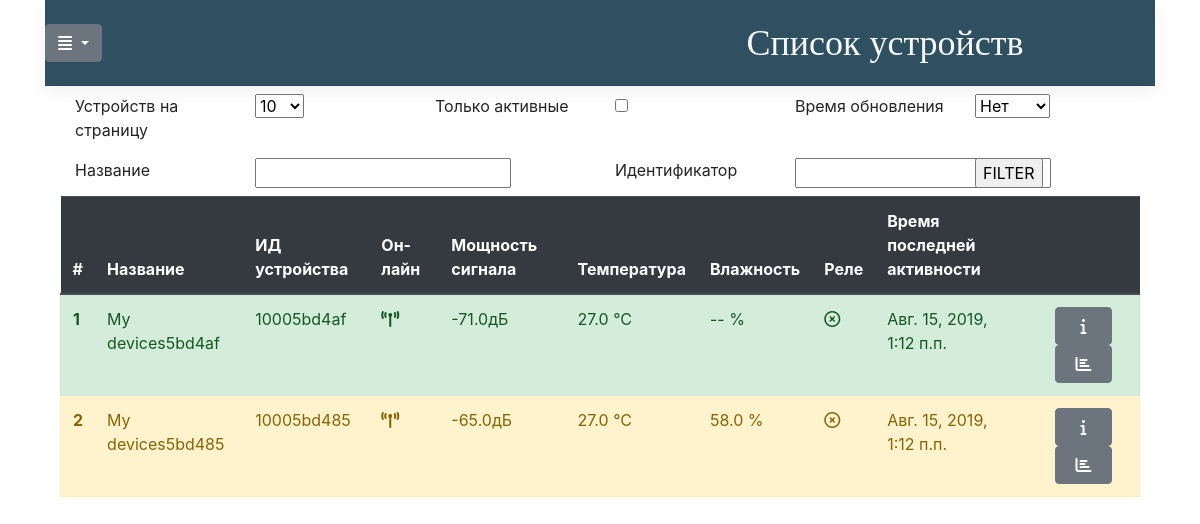
The page /devices/list/ on the database as committed earlier.
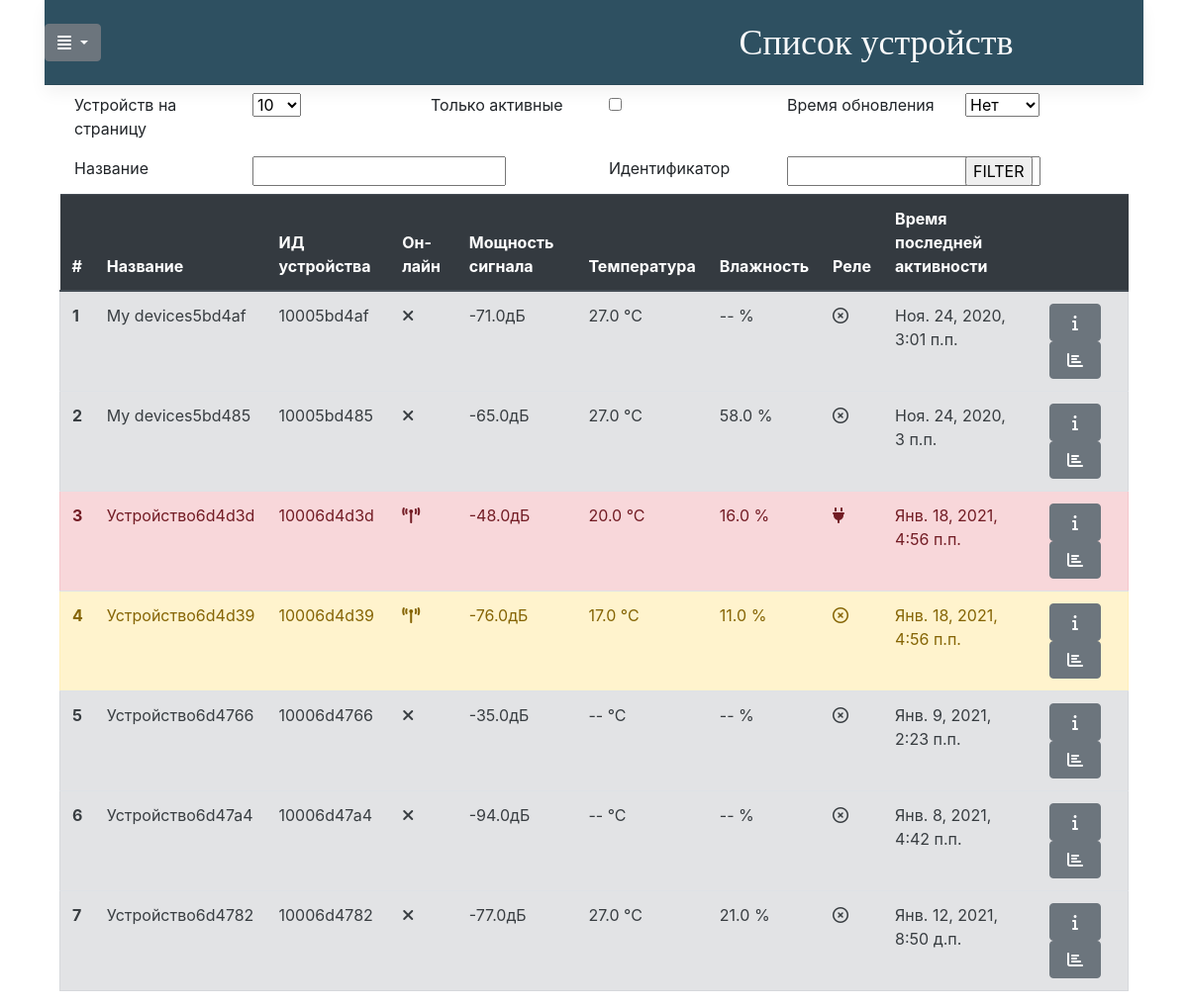
The same page on the database as committed later.
### devices/models.py (models this page shows, shortened)
class SonoffDevices(models.Model):
    class Meta:
        verbose_name = "Устройства"
    NORMAL = 0
    MIN_WARN = 1
    MAX_WARN = 2
    MIN_ALARM = 3
    MAX_ALARM = 4
    STATUSES = [
        (NORMAL, 'Норма'),
        (MIN_WARN, 'Предупреждение: значение ниже нормы'),
        (MAX_WARN, 'Предупреждение: значение выше нормы'),
        (MIN_ALARM, 'Тревога: значение ниже нормы'),
        (MAX_ALARM, 'Тревога: значение выше нормы'),
    ]
    name = models.CharField(max_length=100, null=False, blank=False, db_index=True, verbose_name='Название устройсва')
    device_id = models.CharField(max_length=12, null=False, blank=False, db_index=True, verbose_name='Идентификатор')
    model = models.CharField(max_length=20, null=True, blank=True, verbose_name='Модель устройства')
    mac = models.CharField(max_length=20, null=True, blank=True, verbose_name='MAC адресс')
    sensor_type = models.CharField(max_length=20, null=True, blank=True, verbose_name='Тип сенсора')
    firmware = models.CharField(max_length=10, null=True, blank=True, verbose_name='Версия прошивки')
    is_online = models.BooleanField(default=False, blank=True, verbose_name='Усройство онлайн')
    signal = models.FloatField(null=True, default=None, blank=True, verbose_name='Качество WIFI сигнала')
    last_temperature = models.FloatField(null=True, default=None, blank=True, verbose_name='Последняя зарегистрированная температура')
    last_humidity = models.FloatField(null=True, default=None, blank=True, verbose_name='Последняя зарегистрированная влажность')
    switch = models.BooleanField(default=False, blank=True, verbose_name='Реле активировано')
    date_of_modify = models.DateTimeField(auto_now=True, verbose_name='Дата изменения')
    last_on_line = models.DateTimeField(null=True, default=None, blank=True,
                                        verbose_name='Время последнего появления в сети')
    last_off_line = models.DateTimeField(null=True, default=None, blank=True,
                                        verbose_name='Время последнего пропадания из сети')
    temperature_minimal_warning_value = models.FloatField(null=True, default=None, blank=True, verbose_name='Нижний порог срабатывания предуприждения по температуре')
    temperature_maximal_warning_value = models.FloatField(null=True, default=None, blank=True, verbose_name='Верхний порог срабатывания предуприждения  по температуре')
    temperature_minimal_alarm_value = models.FloatField(null=True, default=None, blank=True, verbose_name='Нижний порог срабатывания тревоги по температуре')
    temperature_maximal_alarm_value = models.FloatField(null=True, default=None, blank=True, verbose_name='Верхний порог срабатывания тревоги по температуре')
    temperature_status = models.IntegerField(default=NORMAL, choices=STATUSES, verbose_name='состояние по температуре')
    temperature_histeresis_value = models.FloatField(null=True, default=None, blank=True,
                                            verbose_name='Значение гистерезиса по температуре')
    humidity_minimal_warning_value = models.FloatField(null=True, default=None, blank=True, verbose_name='Нижний порог срабатывания предуприждения по влажности')
    humidity_maximal_warning_value = models.FloatField(null=True, default=None, blank=True, verbose_name='Верхний порог срабатывания предуприждения по влажности')
    humidity_minimal_alarm_value = models.FloatField(null=True, default=None, blank=True, verbose_name='Нижний порог срабатывания тревоги по влажности')
    humidity_maximal_alarm_value = models.FloatField(null=True, default=None, blank=True, verbose_name='Верхний порог срабатывания тревоги по влажности')
    humidity_status = models.IntegerField(default=NORMAL, choices=STATUSES, verbose_name='состояние по влажности')
    humidity_histeresis_value = models.FloatField(null=True, default=None, blank=True,
                                            verbose_name='Значение гистерезиса по влажности')

### devices/views.py (the view)
# urls.py: path('list/', list_device_status, name='list_devices'),
def list_device_status(request):
    per_page_values = [1, 10, 25, 50, 100]
    return request_paginator_form(request, 'devices/list_devices.html', SonoffDevices.objects.all().order_by('pk'),
                                  result_field_name='devices',
                                  per_page_values=per_page_values,
                                  search_attributes={'id': 'device_id__icontains',
                                                     'name': 'name__icontains'})

### utils/templatetags/fw_tags.py (called while the page is built)
@register.inclusion_tag('../templates/utils/paged_nav.html', takes_context=True)
def paging_navigation(context, page, params, *args, **kwargs):
    max_page_btn = 10
    if 'max_page_btn' in kwargs:
        max_page_btn = kwargs['max_page_btn']
    if 'show_page_info' in kwargs:
        show_page_info = True
    else:
        show_page_info = False
    if not page:
        return {}
    rng = page.paginator.page_range
    if type(page.paginator.page_range) == int:
        new_range = range(page.paginator.page_range)
    else:
        if rng.stop > max_page_btn:
            step = int(rng.stop // max_page_btn)+1
            new_range = range(rng.start, rng.stop, step)
        else:
            new_range = rng
    return {
        'page': page,
        'param': params,
        'max_page_btn': max_page_btn,
        'page_range': new_range,
        'show_page_info': show_page_info
    }

### utils/utils.py (called while the page is built)
def complex_search(request, db_model_class, **search_params):
    params_dic = {}
    for request_field_name, db_field_name in search_params.items():
        db_model_class = search(request, db_model_class, request_field_name, db_field_name, params_dic)
    return db_model_class, params_dic

### devices/templates/devices/list_devices.html (shortened to what the changed rows need)
{% extends 'devices/base_template.html' %}
{% load fw_tags %}
{% load static %}
{% load tz %}
{% block content %}
<table class="table">
  <thead class="thead-dark">
    <tr>
      <th scope="col">#</th>
      <th scope="col">Название</th>
      <th scope="col">ИД устройства</th>
      <th scope="col">Он-лайн</th>
      <th scope="col">Мощность сигнала</th>
      <th scope="col">Температура</th>
      <th scope="col">Влажность</th>
      <th scope="col">Реле</th>
      <th scope="col">Время последней активности</th>
      <th scope="col"></th>
    </tr>
  </thead>
  <tbody>
    {% for device in devices %}
        <tr device-data-id="{{device.id}}" class="alert
            {% if not device.is_online %} alert-secondary
            {% elif device.humidity_status == 0 and device.temperature_status == 0 %} alert-success
            {% elif device.humidity_status == 1 or device.temperature_status == 1 %} alert-warning
            {% elif device.humidity_status == 2 or device.temperature_status == 2 %} alert-warning
            {% elif device.humidity_status == 3 or device.temperature_status == 3 %} alert-danger
            {% elif device.humidity_status == 4 or device.temperature_status == 4 %} alert-danger
            {% endif %}
            ">
        <th scope="row" >{{ forloop.counter }}</th>
        <td device-data-name>{{device.name}}</td>
        <td device-data-device_id>{{device.device_id}}</td>
        <td device-data-on_line>
            {% if device.is_online %}
                <i class="fas fa-broadcast-tower"></i>
            {% else %}
                <i class="fas fa-times"></i>
            {%  endif %}
        </td>
        <td device-data-signal>{{device.signal|default_if_none:"--"}}дБ</td>
        <td device-data-temperature>{{device.last_temperature|default_if_none:"--"}} °C</td>
        <td device-data-humidity>{{device.last_humidity|default_if_none:"--"}} %</td>
        <td device-data-switch>
            {% if device.switch %}
                <i class="fas fa-plug"></i>
            {% else %}
                <i class="far fa-times-circle"></i>
            {%  endif %}
        </td>
        <td device-data-last>
            {% if device.is_online %}
                {{device.date_of_modify|localtime|default_if_none:"--"}}
            {% else %}
                {{device.last_on_line|localtime|default_if_none:"--"}}
            {% endif %}
        </td>
        <td>
            <div class="container">
                <div class="row">
                    <div class="col-sm"><a style="width: 100%" class="btn btn-secondary" role="button" href="{% url 'device_info' device.pk %}"><i class="fas fa-info"></i></a></div>
                    <div class="col-sm"><a style="width: 100%" class="btn btn-secondary" role="button" href="{% url 'device_graph' device.pk %}"><i class="fas fa-chart-bar"></i></a></div>
                </div>
            </div>
        </td>
        </tr>
    {% empty %}
        <tr><td colspan="9">Нет данных</td></tr>
    {% endfor %}
  </tbody>
</table>
{% endblock %}

Rows that differ between the two databases and show on the page:
changed SonoffDevices "My devices5bd4af": is_online True → False (drawn); last_on_line (not shown) → "Ноя. 24, 2020, 3:01 п.п."; date_of_modify "Авг. 15, 2019, 1:12 п.п." → (not shown)
changed SonoffDevices "My devices5bd485": is_online True → False (drawn); last_on_line (not shown) → "Ноя. 24, 2020, 3 п.п."; date_of_modify "Авг. 15, 2019, 1:12 п.п." → (not shown)
added SonoffDevices: name "Устройство6d4d3d", device_id "10006d4d3d", is_online True (drawn), signal "-48.0", last_temperature "20.0", last_humidity "16.0", switch True (drawn), date_of_modify "Янв. 18, 2021, 4:56 п.п.", temperature_status 4 (drawn)
added SonoffDevices: name "Устройство6d4d39", device_id "10006d4d39", is_online True (drawn), signal "-76.0", last_temperature "17.0", last_humidity "11.0", switch False (drawn), date_of_modify "Янв. 18, 2021, 4:56 п.п."
added SonoffDevices: name "Устройство6d4766", device_id "10006d4766", is_online False (drawn), signal "-35.0", last_temperature "--", last_humidity "--", switch False (drawn), last_on_line "Янв. 9, 2021, 2:23 п.п."
added SonoffDevices: name "Устройство6d47a4", device_id "10006d47a4", is_online False (drawn), signal "-94.0", last_temperature "--", last_humidity "--", switch False (drawn), last_on_line "Янв. 8, 2021, 4:42 п.п."
added SonoffDevices: name "Устройство6d4782", device_id "10006d4782", is_online False (drawn), signal "-77.0", last_temperature "27.0", last_humidity "21.0", switch False (drawn), last_on_line "Янв. 12, 2021, 8:50 д.п."
